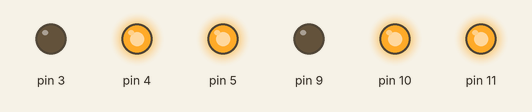
A sketch run on a simulated Arduino Uno, built with avr-gcc and run on an emulated ATmega328P. On the bench: output pins drawn as LEDs (lit = HIGH).

Above: at 0.1 s.
Timing chart, 0 to 1.6 s (numbered marks = the images above):
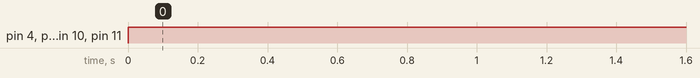

Measured:
- by itself, pin 4, pin 5, pin 10, pin 11: LOW → HIGH at 0.00 s

The sketch:

sketch_apr12a.ino
```cpp
void setup() {
  pinMode(11, OUTPUT);
  pinMode(10, OUTPUT);
  pinMode(9, OUTPUT);
  pinMode(5, OUTPUT);
  pinMode(4, OUTPUT);
  pinMode(3, OUTPUT);
}

void loop() {
  digitalWrite(11, HIGH);
  digitalWrite(10, HIGH);
  digitalWrite(9, LOW);

  digitalWrite(5,HIGH);
  digitalWrite(4, HIGH);
  digitalWrite(3, LOW);
}
```
